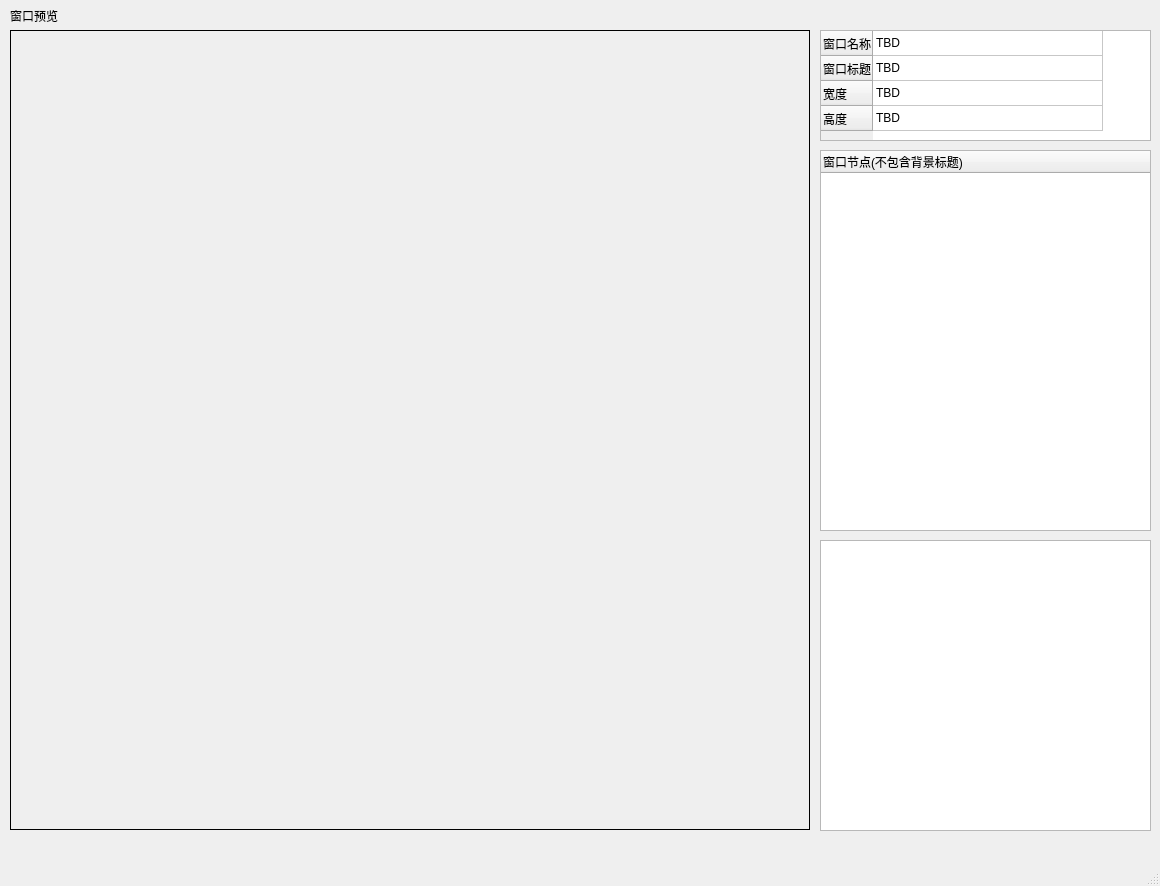
<?xml version="1.0" encoding="UTF-8"?>
<ui version="4.0">
 <class>window_editor</class>
 <widget class="QMainWindow" name="window_editor">
  <property name="geometry">
   <rect>
    <x>0</x>
    <y>0</y>
    <width>1160</width>
    <height>886</height>
   </rect>
  </property>
  <property name="windowTitle">
   <string>窗口编辑器</string>
  </property>
  <widget class="QWidget" name="centralwidget">
   <widget class="QLabel" name="label">
    <property name="geometry">
     <rect>
      <x>10</x>
      <y>10</y>
      <width>54</width>
      <height>12</height>
     </rect>
    </property>
    <property name="text">
     <string>窗口预览</string>
    </property>
   </widget>
   <widget class="QLabel" name="label_2">
    <property name="geometry">
     <rect>
      <x>10</x>
      <y>30</y>
      <width>800</width>
      <height>800</height>
     </rect>
    </property>
    <property name="frameShape">
     <enum>QFrame::Box</enum>
    </property>
    <property name="text">
     <string/>
    </property>
   </widget>
   <widget class="QTreeWidget" name="treeWidget">
    <property name="geometry">
     <rect>
      <x>820</x>
      <y>150</y>
      <width>331</width>
      <height>381</height>
     </rect>
    </property>
    <column>
     <property name="text">
      <string>窗口节点(不包含背景标题)</string>
     </property>
    </column>
   </widget>
   <widget class="QTableWidget" name="tableWidget">
    <property name="geometry">
     <rect>
      <x>820</x>
      <y>30</y>
      <width>331</width>
      <height>111</height>
     </rect>
    </property>
    <attribute name="horizontalHeaderVisible">
     <bool>false</bool>
    </attribute>
    <attribute name="horizontalHeaderDefaultSectionSize">
     <number>230</number>
    </attribute>
    <attribute name="verticalHeaderDefaultSectionSize">
     <number>25</number>
    </attribute>
    <row>
     <property name="text">
      <string>窗口名称</string>
     </property>
    </row>
    <row>
     <property name="text">
      <string>窗口标题</string>
     </property>
    </row>
    <row>
     <property name="text">
      <string>宽度</string>
     </property>
    </row>
    <row>
     <property name="text">
      <string>高度</string>
     </property>
    </row>
    <column>
     <property name="text">
      <string>新建列</string>
     </property>
    </column>
    <item row="0" column="0">
     <property name="text">
      <string>TBD</string>
     </property>
    </item>
    <item row="1" column="0">
     <property name="text">
      <string>TBD</string>
     </property>
    </item>
    <item row="2" column="0">
     <property name="text">
      <string>TBD</string>
     </property>
    </item>
    <item row="3" column="0">
     <property name="text">
      <string>TBD</string>
     </property>
    </item>
   </widget>
   <widget class="QTableWidget" name="tableWidget_2">
    <property name="geometry">
     <rect>
      <x>820</x>
      <y>540</y>
      <width>331</width>
      <height>291</height>
     </rect>
    </property>
   </widget>
  </widget>
  <widget class="QMenuBar" name="menubar">
   <property name="geometry">
    <rect>
     <x>0</x>
     <y>0</y>
     <width>1160</width>
     <height>22</height>
    </rect>
   </property>
  </widget>
  <widget class="QStatusBar" name="statusbar"/>
 </widget>
 <resources/>
 <connections/>
</ui>
